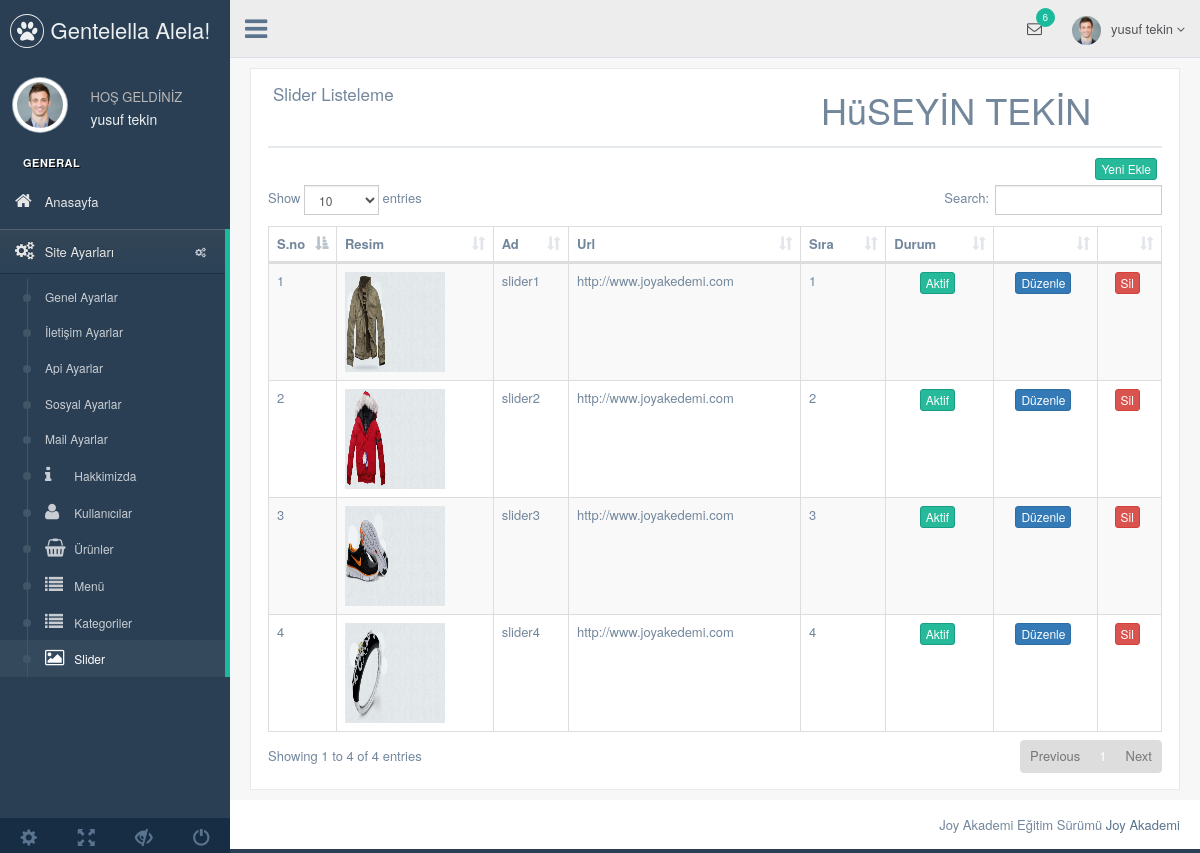
Page /nedmin/production/slider.php (signed in) on the committed database.
### tables this page shows
CREATE TABLE `kullanici` (
  `kullanici_id` int(11) NOT NULL,
  `kullanici_zaman` datetime NOT NULL DEFAULT CURRENT_TIMESTAMP,
  `kullanici_resim` varchar(250) DEFAULT NULL,
  `kullanici_tc` varchar(50) NOT NULL,
  `kullanici_ad` varchar(100) NOT NULL,
  `kullanici_mail` varchar(70) NOT NULL,
  `kullanici_gsm` varchar(50) NOT NULL,
  `kullanici_password` varchar(50) NOT NULL,
  `kullanici_adsoyad` varchar(50) NOT NULL,
  `kullanici_adres` varchar(250) NOT NULL,
  `kullanici_il` varchar(100) NOT NULL,
  `kullanici_ilçe` varchar(100) NOT NULL,
  `kullanici_unvan` varchar(100) NOT NULL,
  `kullanici_yetki` varchar(50) NOT NULL,
  `kullanici_durum` tinyint(1) NOT NULL DEFAULT '1'
);

CREATE TABLE `slider` (
  `slider_id` int(11) NOT NULL,
  `slider_ad` varchar(250) NOT NULL,
  `slider_resimyol` varchar(100) NOT NULL,
  `slider_sira` int(2) NOT NULL,
  `slider_link` varchar(250) NOT NULL,
  `slider_durum` enum('0','1') NOT NULL DEFAULT '1'
);

### nedmin/production/slider.php (the view, shortened to what this page needs)
<?php
include 'header.php';
$slidersor=$db->prepare("SELECT * FROM slider");
$slidersor->execute();
?>
    <div class="right_col" role="main">
        <div class="row">
            <div class="col-md-12 col-sm-12 col-xs-12">
                <div class="x_panel">
                    <div class="x_title">
                    <h2>Slider Listeleme
                        <h1>HüSEYİN TEKİN</h1>
                    </h2>
                    </div>
                    <div align="right">
                    <a href="slider-ekle.php"><button class="btn btn-success btn-xs">Yeni Ekle </button></a>
                </div>
                    <table id="datatable-responsive" class="table table-striped table-bordered dt-responsive nowrap" cellspacing="0" width="100%">
                        <thead>
                        <tr>
                            <th>S.no</th>
                            <th>Resim</th>
                            <th>Ad</th>
                            <th>Url</th>
                            <th>Sıra</th>
                            <th>Durum</th>
                            <th></th>
                            <th></th>
                        </tr>
                        </thead>
                        <tbody>
                        <?php
                        $say=0;
                        foreach($slidersor->fetchAll(PDO::FETCH_ASSOC) as $slidercek) {  $say++?>
                        <tr>
                            <td width="20"><?php echo $say ?></td>
                            <td> <img widht="200" src="../../<?php echo $slidercek['slider_resimyol'] ?>" width="100px" height="100px"></td>
                            <td><?php echo $slidercek['slider_ad'] ?></td>
                            <td><?php echo $slidercek['slider_link'] ?></td>
                            <td><?php echo $slidercek['slider_sira'] ?></td>
                            <td>
                                <center>
                                <?php
                                if($slidercek['slider_durum'] == 1) { ?>
                                    <button class="btn btn-success btn-xs">Aktif</button>
                                <?php } else{ ?>
                                    <button class="btn btn-danger btn-xs">Pasif</button>
                                <?php }  ?>
                                </center>
                            </td>
                            <td><center><a href="slider-duzenle.php?slider_id=<?php echo $slidercek['slider_id']; ?>"><button  class="btn btn-primary btn-xs">Düzenle</button></a></center></td>
                            <td><center><a href="../netting/islem.php?slider_id=<?php echo $slidercek['slider_id']; ?>&slidersil=ok"><button class= "btn btn-danger btn-xs">Sil</button></a></center></td>
                        </tr>
                        <?php } ?>
                        </tbody>
                    </table>
                </div>
            </div>
        </div>
    </div>
  <?php include 'footer.php';  ?>

### nedmin/production/header.php (shortened to what this page needs)
<?php
include '../netting/baglan.php';
$kullanicisor=$db->prepare("SELECT * FROM kullanici where kullanici_mail=:mail");
$kullanicisor->execute(array(
  'mail'=> $_SESSION['kullanici_mail']
));
$kullanicicek=$kullanicisor->fetch(PDO::FETCH_ASSOC);
?>
<!DOCTYPE html>
<html lang="en">
  <head>
    <link href="../vendors/bootstrap/dist/css/bootstrap.min.css" rel="stylesheet">
    <link href="../vendors/font-awesome/css/font-awesome.min.css" rel="stylesheet">
    <link href="../vendors/nprogress/nprogress.css" rel="stylesheet">
    <link href="../vendors/iCheck/skins/flat/green.css" rel="stylesheet">
    <link href="../vendors/datatables.net-bs/css/dataTables.bootstrap.min.css" rel="stylesheet">
    <link href="../vendors/datatables.net-buttons-bs/css/buttons.bootstrap.min.css" rel="stylesheet">
    <link href="../vendors/datatables.net-fixedheader-bs/css/fixedHeader.bootstrap.min.css" rel="stylesheet">
    <link href="../vendors/datatables.net-responsive-bs/css/responsive.bootstrap.min.css" rel="stylesheet">
    <link href="../vendors/datatables.net-scroller-bs/css/scroller.bootstrap.min.css" rel="stylesheet">
    <link href="../build/css/custom.min.css" rel="stylesheet">
  </head>
  <body class="nav-md">
    <div class="container body">
      <div class="main_container">
        <div class="col-md-3 left_col">
          <div class="left_col scroll-view">
            <div class="navbar nav_title" style="border: 0;">
              <a href="index.html" class="site_title"><i class="fa fa-paw"></i> <span>Gentelella Alela!</span></a>
            </div>
            <div class="profile clearfix">
              <div class="profile_pic">
                <img src="images/img.jpg" alt="..." class="img-circle profile_img">
              </div>
              <div class="profile_info">
                <span>HOŞ GELDİNİZ</span>
                <h2><?php echo $kullanicicek['kullanici_adsoyad'] ?></h2>
              </div>
            </div>
            <br>
            <div id="sidebar-menu" class="main_menu_side hidden-print main_menu">
              <div class="menu_section">
                <h3>General</h3>
                <ul class="nav side-menu">
                  <li><a href="index.php"><i class="fa fa-home"></i> Anasayfa </a></li>
                  <li><a><i class="fa fa-cogs"></i> Site Ayarları <span class="fa fa-cogs"></span></a>
                    <ul class="nav child_menu">
                      <li><a href="genel-ayar.php">Genel Ayarlar</a></li>
                      <li><a href="iletisim-ayarlar.php">İletişim Ayarlar</a></li>
                      <li><a href="api-ayarlar.php">Api Ayarlar</a></li>
                      <li><a href="sosyal-ayarlar.php">Sosyal Ayarlar</a></li>
                      <li><a href="mail-ayarlar.php">Mail Ayarlar</a></li>
                  <li><a href="hakkimizda.php"><i class="fa fa-info"></i> Hakkimizda </a></li>
                  <li><a href="kullanici.php"><i class="fa fa-user"></i> Kullanıcılar </a></li>
                  <li><a href="urun.php"><i class="fa fa-shopping-basket"></i> Ürünler </a></li>
                  <li><a href="menu.php"><i class="fa fa-list"></i> Menü </a></li>
                  <li><a href="kategori.php"><i class="fa fa-list"></i> Kategoriler </a></li>
                  <li><a href="slider.php"><i class="fa fa-image"></i> Slider </a></li>
                    </ul>
                  </li>
                </ul>
              </div>
            </div>
            <div class="sidebar-footer hidden-small">
              <a data-toggle="tooltip" data-placement="top" title="Settings">
                <span class="glyphicon glyphicon-cog" aria-hidden="true"></span>
              </a>
              <a data-toggle="tooltip" data-placement="top" title="FullScreen">
                <span class="glyphicon glyphicon-fullscreen" aria-hidden="true"></span>
              </a>
              <a data-toggle="tooltip" data-placement="top" title="Lock">
                <span class="glyphicon glyphicon-eye-close" aria-hidden="true"></span>
              </a>
              <a data-toggle="tooltip" data-placement="top" title="Logout">
                <span class="glyphicon glyphicon-off" aria-hidden="true"></span>
              </a>
            </div>
          </div>
        </div>
        <div class="top_nav">
          <div class="nav_menu">
            <nav>
              <div class="nav toggle">
                <a id="menu_toggle"><i class="fa fa-bars"></i></a>
              </div>
              <ul class="nav navbar-nav navbar-right">
                <li class="">
                  <a href="javascript:;" class="user-profile dropdown-toggle" data-toggle="dropdown" aria-expanded="false">
                    <img src="images/img.jpg" alt=""><?php echo $kullanicicek['kullanici_adsoyad'];   ?>
                    <span class=" fa fa-angle-down"></span>
                  </a>
                </li>
                <li role="presentation" class="dropdown">
                  <a href="javascript:;" class="dropdown-toggle info-number" data-toggle="dropdown" aria-expanded="false">
                    <i class="fa fa-envelope-o"></i>
                    <span class="badge bg-green">6</span>
                  </a>
                </li>
              </ul>
            </nav>
          </div>
        </div>

### nedmin/production/footer.php (shortened to what this page needs)
        <footer>
          <div class="pull-right">
           Joy Akademi Eğitim Sürümü <a href="www.joyakademi.com">Joy Akademi</a>
          </div>
          <div class="clearfix"></div>
        </footer>
        </div>
    </div>
  </body>
</html>

### rows in the picture
kullanici: kullanici_adsoyad "yusuf tekin"
slider: slider_resimyol (picture), slider_ad "slider1", slider_link "http://www.joyakedemi.com", slider_sira "1", slider_durum "Aktif"
slider: slider_resimyol (picture), slider_ad "slider2", slider_link "http://www.joyakedemi.com", slider_sira "2", slider_durum "Aktif"
slider: slider_resimyol (picture), slider_ad "slider3", slider_link "http://www.joyakedemi.com", slider_sira "3", slider_durum "Aktif"
slider: slider_resimyol (picture), slider_ad "slider4", slider_link "http://www.joyakedemi.com", slider_sira "4", slider_durum "Aktif"
